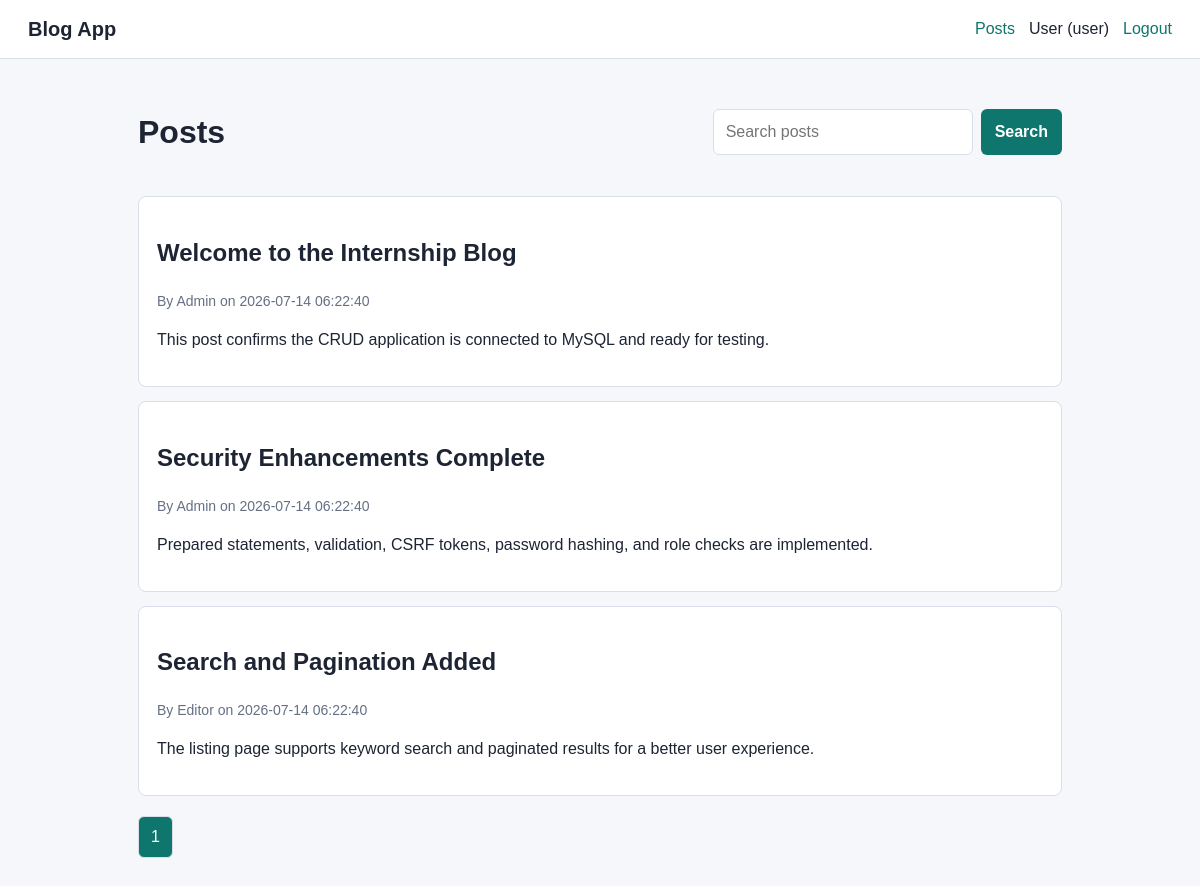
Screenshot of /index.php (signed in) with the database file from the repository.
### tables this page shows
CREATE TABLE posts (
  id INT AUTO_INCREMENT PRIMARY KEY,
  user_id INT NOT NULL,
  title VARCHAR(180) NOT NULL,
  content TEXT NOT NULL,
  created_at TIMESTAMP DEFAULT CURRENT_TIMESTAMP,
  updated_at TIMESTAMP NULL DEFAULT NULL ON UPDATE CURRENT_TIMESTAMP,
  CONSTRAINT fk_posts_users FOREIGN KEY (user_id) REFERENCES users(id) ON DELETE CASCADE
);

CREATE TABLE users (
  id INT AUTO_INCREMENT PRIMARY KEY,
  username VARCHAR(80) NOT NULL UNIQUE,
  email VARCHAR(150) NOT NULL UNIQUE,
  password VARCHAR(255) NOT NULL,
  role ENUM('admin', 'editor', 'user') NOT NULL DEFAULT 'user',
  created_at TIMESTAMP DEFAULT CURRENT_TIMESTAMP
);

### app/helpers.php (called while the page is built, shortened)
<?php
function e(?string $value): string
{
    return htmlspecialchars((string) $value, ENT_QUOTES, 'UTF-8');
}

### config/database.php (called while the page is built, shortened)
<?php
function db(): PDO
{
    static $pdo = null;
    if ($pdo instanceof PDO) {
        return $pdo;
    }
    try {
        $dsn = 'mysql:host=' . DB_HOST . ';dbname=' . DB_NAME . ';charset=' . DB_CHARSET;
        $pdo = new PDO($dsn, DB_USER, DB_PASS, [
            PDO::ATTR_ERRMODE => PDO::ERRMODE_EXCEPTION,
            PDO::ATTR_DEFAULT_FETCH_MODE => PDO::FETCH_ASSOC,
            PDO::ATTR_EMULATE_PREPARES => false,
        ]);
    } catch (PDOException $exception) {
        $dataDir = __DIR__ . '/../data';
        $dbPath = $dataDir . '/blog.sqlite';
        if (!is_dir($dataDir)) {
            mkdir($dataDir, 0777, true);
        }
        $pdo = new PDO('sqlite:' . $dbPath, null, null, [
            PDO::ATTR_ERRMODE => PDO::ERRMODE_EXCEPTION,
            PDO::ATTR_DEFAULT_FETCH_MODE => PDO::FETCH_ASSOC,
        ]);
        initialize_sqlite_database($pdo);
    }
    return $pdo;
}

### public/index.php (the view, shortened to what this page needs)
<?php
$perPage = 5;
$page = max(1, (int) ($_GET['page'] ?? 1));
$search = trim((string) ($_GET['search'] ?? ''));
$offset = ($page - 1) * $perPage;
$params = [];
$where = '';
$countStmt = db()->prepare("SELECT COUNT(*) FROM posts $where");
$countStmt->execute($params);
$total = (int) $countStmt->fetchColumn();
$pages = max(1, (int) ceil($total / $perPage));
$sql = "SELECT posts.*, users.username
        FROM posts
        JOIN users ON users.id = posts.user_id
        $where
        ORDER BY posts.created_at DESC
        LIMIT :limit OFFSET :offset";
$stmt = db()->prepare($sql);
$stmt->bindValue(':limit', $perPage, PDO::PARAM_INT);
$stmt->bindValue(':offset', $offset, PDO::PARAM_INT);
$stmt->execute();
$posts = $stmt->fetchAll();
require_once __DIR__ . '/../app/layout/header.php';
?>
<div class="toolbar">
  <h1>Posts</h1>
  <form class="search" method="get">
    <input type="search" name="search" placeholder="Search posts" value="<?= e($search) ?>">
    <button type="submit">Search</button>
  </form>
</div>
<?php foreach ($posts as $post): ?>
  <article class="card">
    <h2><?= e($post['title']) ?></h2>
    <p class="meta">By <?= e($post['username']) ?> on <?= e($post['created_at']) ?></p>
    <p><?= nl2br(e($post['content'])) ?></p>
  </article>
<?php endforeach; ?>
<div class="pagination">
  <?php for ($i = 1; $i <= $pages; $i++): ?>
    <?php if ($i === $page): ?>
      <span class="active"><?= $i ?></span>
    <?php else: ?>
      <a href="?page=<?= $i ?>&search=<?= urlencode($search) ?>"><?= $i ?></a>
    <?php endif; ?>
  <?php endfor; ?>
</div>
<?php require_once __DIR__ . '/../app/layout/footer.php'; ?>

### public/assets/css/styles.css (style rules this page uses)
:root { --bg: #f6f7fb; --panel: #ffffff; --text: #1d2433; --muted: #647084; --line: #d9dee8; --primary: #0f766e; --primary-dark: #115e59; --danger: #b42318; --success: #067647; }
* { box-sizing: border-box; }
body { margin: 0; background: var(--bg); color: var(--text); font-family: Arial, Helvetica, sans-serif; line-height: 1.5; }
.toolbar { align-items: center; display: flex; gap: 12px; justify-content: space-between; margin-bottom: 18px; }
.search { display: flex; gap: 8px; }
.search input { min-width: 260px; }
.card { background: var(--panel); border: 1px solid var(--line); border-radius: 8px; margin-bottom: 14px; padding: 18px; }
.meta { color: var(--muted); font-size: 14px; }
input, textarea, select { border: 1px solid var(--line); border-radius: 6px; font: inherit; padding: 10px 12px; width: 100%; }
.button, button { background: var(--primary); border: 0; border-radius: 6px; color: #fff; cursor: pointer; display: inline-block; font: inherit; font-weight: 700; padding: 10px 14px; }
.pagination { display: flex; gap: 8px; margin-top: 20px; }
.pagination a, .pagination span { background: var(--panel); border: 1px solid var(--line); border-radius: 6px; padding: 8px 12px; }
.pagination .active { background: var(--primary); color: #fff; }

### rows the page displays
posts: title "Welcome to the Internship Blog", user.username "Admin", created_at "2026-07-14 06:22:40", content "This post confirms the CRUD application is connected to MySQL and ready for testing."
posts: title "Security Enhancements Complete", user.username "Admin", created_at "2026-07-14 06:22:40", content "Prepared statements, validation, CSRF tokens, password hashing, and role checks are implemented."
posts: title "Search and Pagination Added", user.username "Editor", created_at "2026-07-14 06:22:40", content "The listing page supports keyword search and paginated results for a better user experience."

### other values shown
$user['username'] "User"
$user['role'] "user"
